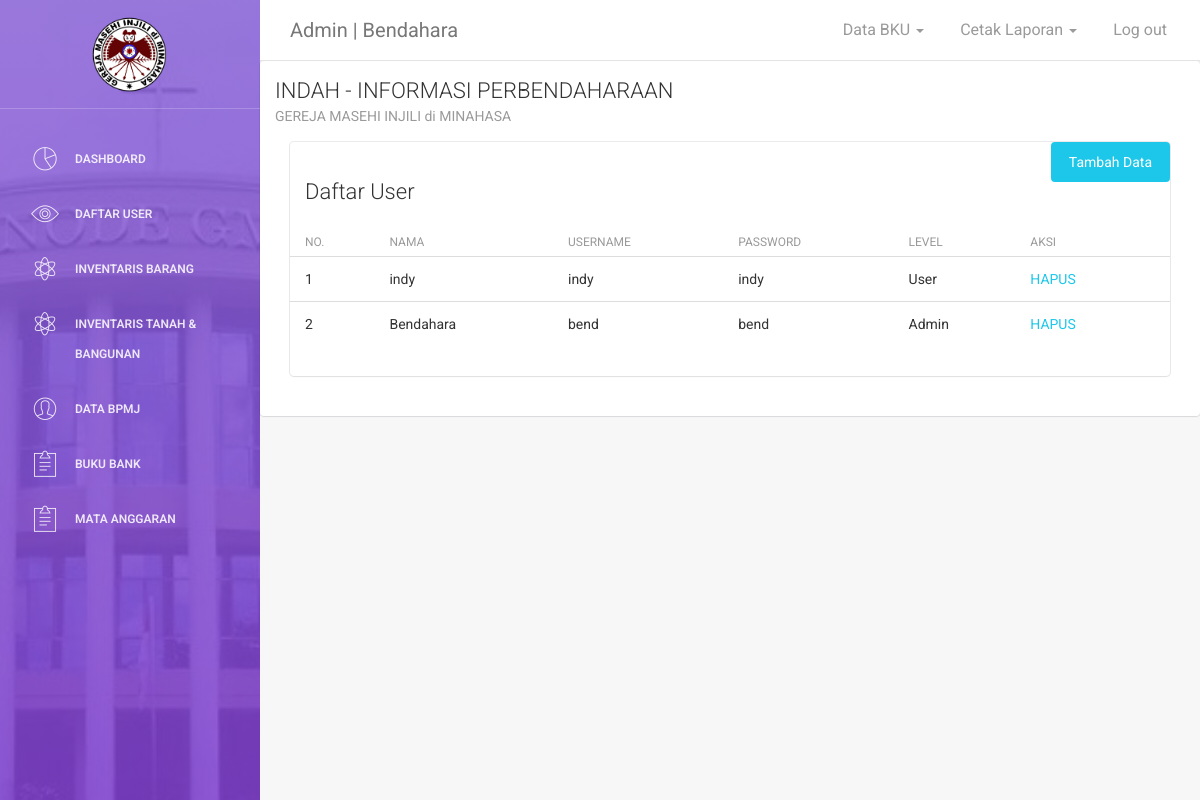
The app's page /Admin/index.php?p=peng (signed in) with its own data.
### tables this page shows
CREATE TABLE `user` (
  `id` int(5) NOT NULL,
  `nama` varchar(50) NOT NULL,
  `username` varchar(20) NOT NULL,
  `password` varchar(20) NOT NULL,
  `level` varchar(5) NOT NULL
);

### Admin/pengguna.php (the view)
   <div class="content">
            <div class="container-fluid">
                <div class="row">
                    <div class="col-md-12">
  <a href="index.php?p=tm_peng" class="btn btn-info btn-fill pull-right">Tambah Data</a>
                        <div class="card">
                            <div class="header">
                                <br>
                                <h4 class="title">Daftar User</h4>
                            </div>
                            <div class="content table-responsive table-full-width">
                                <table class="table table-hover ">
                                    <thead align="center">
                                        <th>No.</th>
                                    	<th>Nama</th>
                                        <th>Username</th>
                                        <th>Password</th>
                                        <th>Level</th>
                                        <th>Aksi</th>
                                    </thead>
                                    <tbody>
                                        	<?php
        include '../koneksi.php';
        $no = 1;
        $data = mysqli_query($koneksi,"select * from user");
        while($d = mysqli_fetch_array($data)){
            ?>
            <tr>
                <td><?php echo $no++; ?></td>
                <td><?php echo $d['nama']; ?></td>
                <td><?php echo $d['username']; ?></td>
                <td><?php echo $d['password']; ?></td>
                <td><?php echo $d['level']; ?></td>
                <td><a href="hapus_peng.php?id=<?php echo $d['id']; ?>">HAPUS</a></td>
            </tr>
            <?php
        }
        ?>
                                    </tbody>
                                </table>
                            </div>
                        </div>
                    </div>
    </div>
</div>
</div>

### records on screen
user: nama "indy", username "indy", password "indy", level "User"
user: nama "Bendahara", username "bend", password "bend", level "Admin"

### other values on screen
$_SESSION['nama'] "Bendahara"
